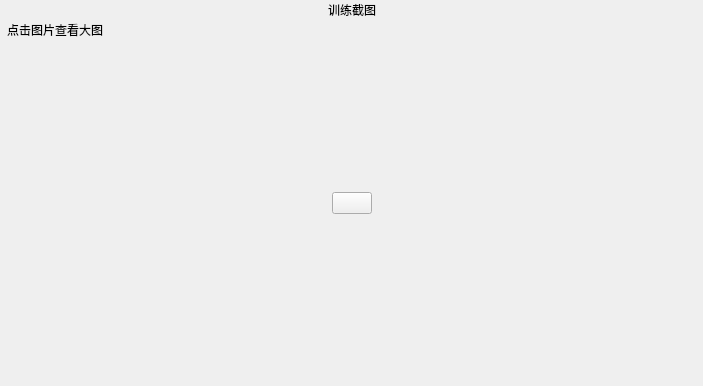
<?xml version="1.0" encoding="UTF-8"?>
<ui version="4.0">
 <class>SYScreenshotDisplayer</class>
 <widget class="QWidget" name="SYScreenshotDisplayer">
  <property name="geometry">
   <rect>
    <x>0</x>
    <y>0</y>
    <width>703</width>
    <height>386</height>
   </rect>
  </property>
  <property name="windowTitle">
   <string>SimLaparo</string>
  </property>
  <layout class="QVBoxLayout" name="verticalLayout_3">
   <property name="spacing">
    <number>0</number>
   </property>
   <property name="leftMargin">
    <number>0</number>
   </property>
   <property name="topMargin">
    <number>0</number>
   </property>
   <property name="rightMargin">
    <number>0</number>
   </property>
   <property name="bottomMargin">
    <number>0</number>
   </property>
   <item>
    <widget class="QFrame" name="topFrame">
     <property name="frameShape">
      <enum>QFrame::NoFrame</enum>
     </property>
     <property name="frameShadow">
      <enum>QFrame::Raised</enum>
     </property>
     <layout class="QHBoxLayout" name="horizontalLayout">
      <property name="spacing">
       <number>0</number>
      </property>
      <property name="leftMargin">
       <number>0</number>
      </property>
      <property name="topMargin">
       <number>0</number>
      </property>
      <property name="rightMargin">
       <number>0</number>
      </property>
      <property name="bottomMargin">
       <number>0</number>
      </property>
      <item>
       <spacer name="horizontalSpacer_2">
        <property name="orientation">
         <enum>Qt::Horizontal</enum>
        </property>
        <property name="sizeHint" stdset="0">
         <size>
          <width>40</width>
          <height>20</height>
         </size>
        </property>
       </spacer>
      </item>
      <item>
       <widget class="QLabel" name="titleLabel">
        <property name="text">
         <string>训练截图</string>
        </property>
       </widget>
      </item>
      <item>
       <spacer name="horizontalSpacer">
        <property name="orientation">
         <enum>Qt::Horizontal</enum>
        </property>
        <property name="sizeHint" stdset="0">
         <size>
          <width>324</width>
          <height>20</height>
         </size>
        </property>
       </spacer>
      </item>
     </layout>
    </widget>
   </item>
   <item>
    <widget class="QFrame" name="centerFrame">
     <property name="frameShape">
      <enum>QFrame::NoFrame</enum>
     </property>
     <property name="frameShadow">
      <enum>QFrame::Raised</enum>
     </property>
     <property name="lineWidth">
      <number>0</number>
     </property>
     <layout class="QVBoxLayout" name="verticalLayout_2">
      <property name="spacing">
       <number>0</number>
      </property>
      <property name="leftMargin">
       <number>0</number>
      </property>
      <property name="topMargin">
       <number>0</number>
      </property>
      <property name="rightMargin">
       <number>0</number>
      </property>
      <property name="bottomMargin">
       <number>0</number>
      </property>
      <item>
       <layout class="QHBoxLayout" name="horizontalLayout_4">
        <item>
         <widget class="QLabel" name="tipIconLabel">
          <property name="text">
           <string/>
          </property>
         </widget>
        </item>
        <item>
         <widget class="QLabel" name="tipTextLabel">
          <property name="text">
           <string>点击图片查看大图</string>
          </property>
         </widget>
        </item>
        <item>
         <spacer name="horizontalSpacer_5">
          <property name="orientation">
           <enum>Qt::Horizontal</enum>
          </property>
          <property name="sizeHint" stdset="0">
           <size>
            <width>40</width>
            <height>20</height>
           </size>
          </property>
         </spacer>
        </item>
       </layout>
      </item>
      <item>
       <spacer name="verticalSpacer_3">
        <property name="orientation">
         <enum>Qt::Vertical</enum>
        </property>
        <property name="sizeHint" stdset="0">
         <size>
          <width>20</width>
          <height>96</height>
         </size>
        </property>
       </spacer>
      </item>
     </layout>
    </widget>
   </item>
   <item>
    <widget class="QFrame" name="bottomFrame">
     <property name="frameShape">
      <enum>QFrame::NoFrame</enum>
     </property>
     <property name="frameShadow">
      <enum>QFrame::Raised</enum>
     </property>
     <layout class="QHBoxLayout" name="horizontalLayout_3">
      <property name="spacing">
       <number>0</number>
      </property>
      <property name="leftMargin">
       <number>0</number>
      </property>
      <property name="topMargin">
       <number>0</number>
      </property>
      <property name="rightMargin">
       <number>0</number>
      </property>
      <property name="bottomMargin">
       <number>0</number>
      </property>
      <item>
       <layout class="QHBoxLayout" name="horizontalLayout_2">
        <item>
         <spacer name="horizontalSpacer_4">
          <property name="orientation">
           <enum>Qt::Horizontal</enum>
          </property>
          <property name="sizeHint" stdset="0">
           <size>
            <width>40</width>
            <height>20</height>
           </size>
          </property>
         </spacer>
        </item>
        <item>
         <layout class="QVBoxLayout" name="verticalLayout">
          <item>
           <spacer name="verticalSpacer_2">
            <property name="orientation">
             <enum>Qt::Vertical</enum>
            </property>
            <property name="sizeHint" stdset="0">
             <size>
              <width>20</width>
              <height>40</height>
             </size>
            </property>
           </spacer>
          </item>
          <item>
           <widget class="QPushButton" name="backBtn">
            <property name="text">
             <string/>
            </property>
           </widget>
          </item>
          <item>
           <spacer name="verticalSpacer">
            <property name="orientation">
             <enum>Qt::Vertical</enum>
            </property>
            <property name="sizeHint" stdset="0">
             <size>
              <width>20</width>
              <height>40</height>
             </size>
            </property>
           </spacer>
          </item>
         </layout>
        </item>
        <item>
         <spacer name="horizontalSpacer_3">
          <property name="orientation">
           <enum>Qt::Horizontal</enum>
          </property>
          <property name="sizeHint" stdset="0">
           <size>
            <width>40</width>
            <height>20</height>
           </size>
          </property>
         </spacer>
        </item>
       </layout>
      </item>
     </layout>
    </widget>
   </item>
   <item>
    <spacer name="verticalSpacer_4">
     <property name="orientation">
      <enum>Qt::Vertical</enum>
     </property>
     <property name="sizeHint" stdset="0">
      <size>
       <width>20</width>
       <height>118</height>
      </size>
     </property>
    </spacer>
   </item>
  </layout>
 </widget>
 <resources/>
 <connections/>
</ui>
